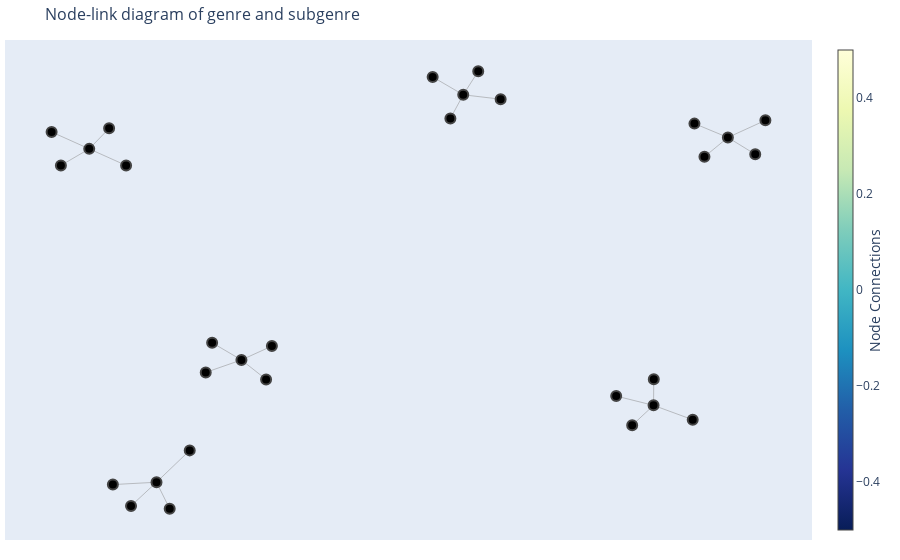

This figure's notebook cell:
### Code cell
#initialize lists to store edge coordinates 
edge_x = []
edge_y = []
for edge in H.edges(): #loop through each edge in the graph H
    x0, y0 = H.nodes[edge[0]]['pos'] #get position of first node
    x1, y1 = H.nodes[edge[1]]['pos'] #get position of second node 
    edge_x.append(x0) #append coordinates to edge lists 
    edge_x.append(x1)
    edge_x.append(None) #none is used to create breaks between edges in the plot 
    edge_y.append(y0)
    edge_y.append(y1)
    edge_y.append(None)

edge_trace = go.Scatter( #create edge trace for visualization
    x = edge_x, y = edge_y,
    line = dict(width = 0.5, color = '#888'),
    hoverinfo = 'none',
    mode = 'lines')

node_x = [] #initialize lists to store node coordinates 
node_y = []
for node in H.nodes(): #loop through each node in the graph H 
    x, y = H.nodes[node]['pos'] #get node position
    node_x.append(x)
    node_y.append(y)

node_trace = go.Scatter( #create node trace for visualization 
    x = node_x, y = node_y,
    mode = 'markers',
    hoverinfo = 'text',
    marker = dict(
        colorscale = 'YlGnBu',
        reversescale = True,
        color = [],
        size = 10,
        colorbar = dict(
            thickness = 15,
            title = 'Node Connections',
            xanchor = 'left',
            titleside = 'right'
        ),
        line_width = 2))

fig = go.Figure(data = [edge_trace, node_trace], #create figure layout 
layout = go.Layout(
title = 'Node-link diagram of genre and subgenre',
titlefont_size = 16,
showlegend = False,
hovermode = 'closest',
margin = dict(b = 20,l = 5,r = 5,t = 40),
annotations = [ dict(
    text = '',
    showarrow = False,
    xref = 'paper', yref = 'paper',
    x = 0.005, y = -0.002 ) ],
xaxis = dict(showgrid = False, zeroline = False, showticklabels = False),
yaxis = dict(showgrid = False, zeroline = False, showticklabels = False))
)

fig.show()

### Figure 1 — Plotly figure (JSON) as saved in the notebook; plotly's stock layout.template omitted (floating-point values rounded to 4 significant figures)
{"data": [{"hoverinfo": "none", "line": {"color": "#888", "width": 0.5}, "mode": "lines", "type": "scatter", "x": [-0.3783, -0.3143, null, -0.3783, -0.471, null, -0.3783, -0.4544, null, -0.3783, -0.2992, null, 0.8844, 0.7976, null, 0.8844, 0.9818, null, 0.8844, 0.9554, null, 0.8844, 0.8236, null, 0.1975, 0.1181, null, 0.1975, 0.2945, null, 0.1975, 0.2364, null, 0.1975, 0.1641, null, 0.6915, 0.5945, null, 0.6915, 0.7931, null, 0.6915, 0.6921, null, 0.6915, 0.636, null, -0.5987, -0.5645, null, -0.5987, -0.5125, null, -0.5987, -0.6649, null, -0.5987, -0.712, null, -0.7734, -0.8711, null, -0.7734, -0.7218, null, -0.7734, -0.6777, null, -0.7734, -0.8469, null], "y": [-0.3722, -0.4543, null, -0.3722, -0.4247, null, -0.3722, -0.2997, null, -0.3722, -0.3138, null, 0.5663, 0.6247, null, 0.5663, 0.6385, null, 0.5663, 0.4953, null, 0.5663, 0.4849, null, 0.7464, 0.8217, null, 0.7464, 0.7278, null, 0.7464, 0.8457, null, 0.7464, 0.6465, null, -0.5638, -0.5245, null, -0.5638, -0.6245, null, -0.5638, -0.4539, null, -0.5638, -0.6478, null, -0.8881, -1, null, -0.8881, -0.7538, null, -0.8881, -0.9881, null, -0.8881, -0.8981, null, 0.5183, 0.5895, null, 0.5183, 0.6048, null, 0.5183, 0.4483, null, 0.5183, 0.4485, null]}, {"hoverinfo": "text", "marker": {"color": [], "colorbar": {"thickness": 15, "title": {"side": "right", "text": "Node Connections"}, "xanchor": "left"}, "colorscale": [[0, "rgb(255,255,217)"], [0.125, "rgb(237,248,177)"], [0.25, "rgb(199,233,180)"], [0.375, "rgb(127,205,187)"], [0.5, "rgb(65,182,196)"], [0.625, "rgb(29,145,192)"], [0.75, "rgb(34,94,168)"], [0.875, "rgb(37,52,148)"], [1, "rgb(8,29,88)"]], "line": {"width": 2}, "reversescale": true, "size": 10}, "mode": "markers", "type": "scatter", "x": [-0.3783, -0.3143, -0.471, -0.4544, -0.2992, 0.8844, 0.7976, 0.9818, 0.9554, 0.8236, 0.1975, 0.1181, 0.2945, 0.2364, 0.1641, 0.6915, 0.5945, 0.7931, 0.6921, 0.636, -0.5987, -0.5645, -0.5125, -0.6649, -0.712, -0.7734, -0.8711, -0.7218, -0.6777, -0.8469], "y": [-0.3722, -0.4543, -0.4247, -0.2997, -0.3138, 0.5663, 0.6247, 0.6385, 0.4953, 0.4849, 0.7464, 0.8217, 0.7278, 0.8457, 0.6465, -0.5638, -0.5245, -0.6245, -0.4539, -0.6478, -0.8881, -1, -0.7538, -0.9881, -0.8981, 0.5183, 0.5895, 0.6048, 0.4483, 0.4485]}], "layout": {"annotations": [{"showarrow": false, "text": "", "x": 0.005, "xref": "paper", "y": -0.002, "yref": "paper"}], "hovermode": "closest", "margin": {"b": 20, "l": 5, "r": 5, "t": 40}, "showlegend": false, "title": {"font": {"size": 16}, "text": "Node-link diagram of genre and subgenre"}, "xaxis": {"showgrid": false, "showticklabels": false, "zeroline": false}, "yaxis": {"showgrid": false, "showticklabels": false, "zeroline": false}}}
